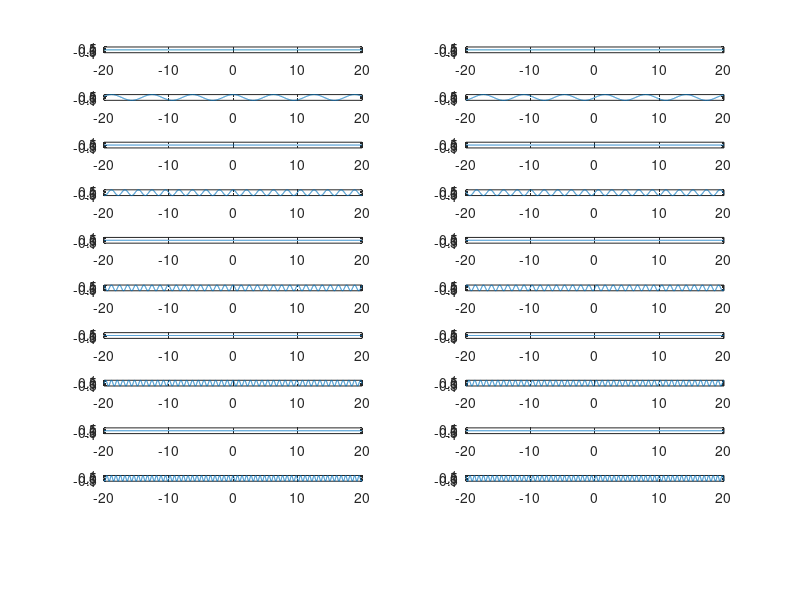
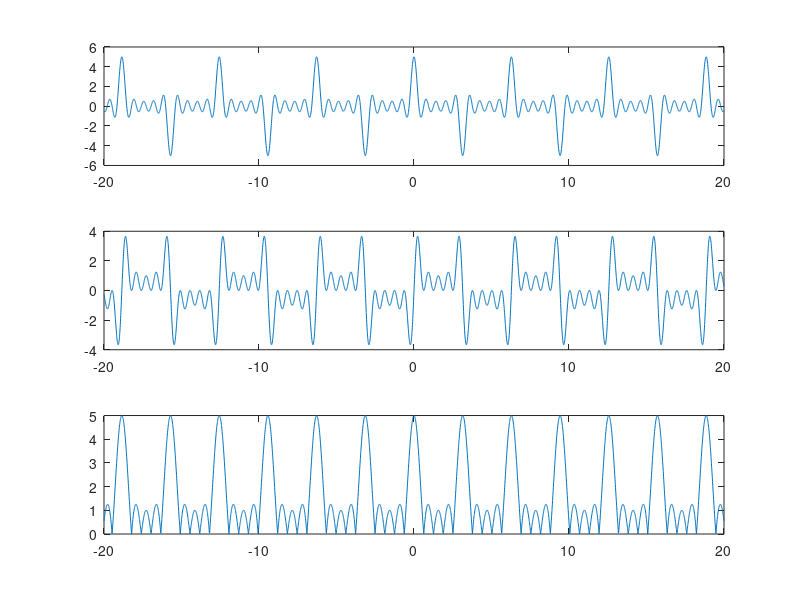

The MATLAB script that drew these images, in order:
% a simple program to show Fourier Serials Formula
clear;
close all;

%a = [1,2,3,4,5,6,7,8,9];
%a = [1,1,1,1,1,1,1,1,1];
a = [0,1,0,1,0,1,0,1,0,1];
%a = [1,1,1,2,1,1,1,2,1];
%a = [1:0.5:5];
%a = repmat(2, 10, 1);
%a = 2 * ones(20, 1);
b = 0;

x = [-20:0.01:20];

T = 2 * pi / 1;
w0 = 2 * pi / T;

figure(1);
l = length(a);
yr = 0;
yc = 0;
for i = 0:l - 1
    ak = a(i + 1);
    fprintf("a(%d) = %f\n", i + 1, ak);
    k = i + b;
    yr_k = a(i + 1) * cos(k * w0 * x);
    yc_k = a(i + 1) * sin(k * w0 * x);
    yr = yr + yr_k;
    yc = yc + yc_k;
    subplot(l + 1, 2, i * 2 + 1);
    plot(x, yr_k);
    subplot(l + 1, 2, i * 2 + 2);
    plot(x, yc_k);
end

figure(2);
subplot(3, 1, 1);
plot(x, yr);
subplot(3, 1, 2);
plot(x, yc);
subplot(3, 1, 3);
plot(x, abs(yr + 1i * yc));

period = -T/2*2:0.01:T/2*2;
l = length(period);
fprintf("length of period = %f\n", l);
ak = 0;
ak_r = 0;
ak_c = 0;
for k = 0:length(a) - 1
    for i = 0:l - 1
        xt_r = yr(i + 1) * cos(-k * w0 * x(i + 1));
        xt_c = yc(i + 1) * sin(-k * w0 * x(i + 1));
        ak_r = ak_r + xt_r;
        ak_c = ak_c + xt_c;
    end
    ak_r = ak_r / l;
    ak_c = ak_c / l;
    ak = abs(ak_r) + abs(ak_c);
    %fprintf('ak_r = %f\n', ak_r);
    %fprintf('ak_c = %f\n', ak_c);
    fprintf('a(%d) = %f\n', k, ak);
end

